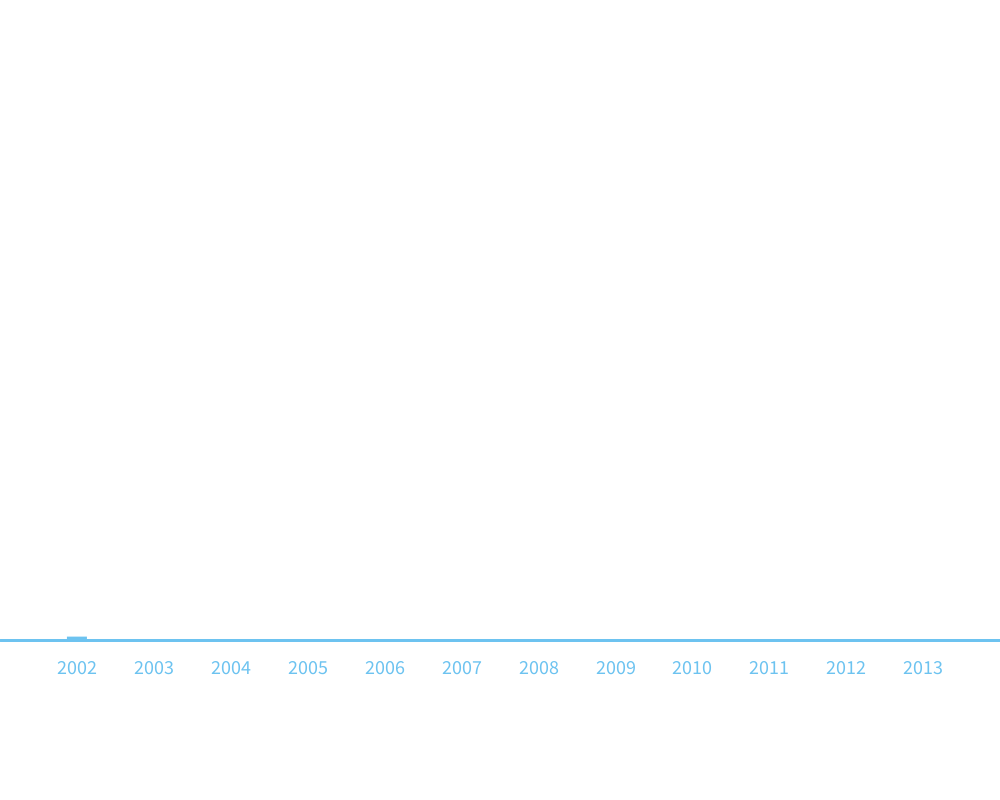
Frame 1 (no input)
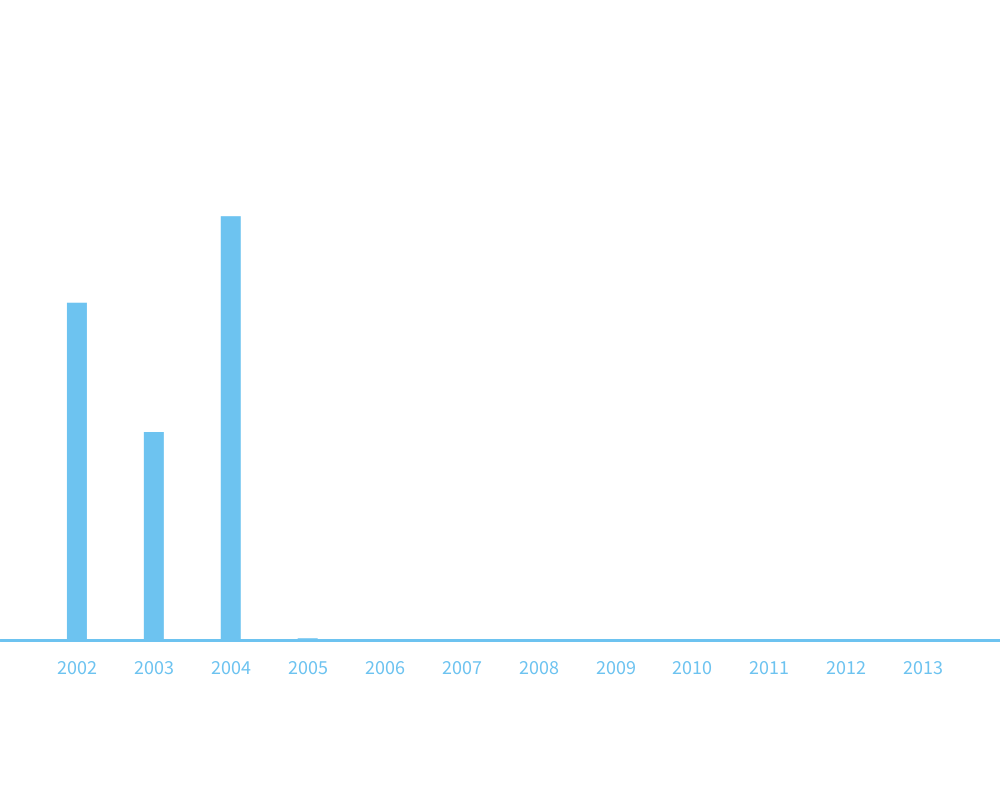
Frame 60 (the mouse pressed at the canvas centre just before this capture)
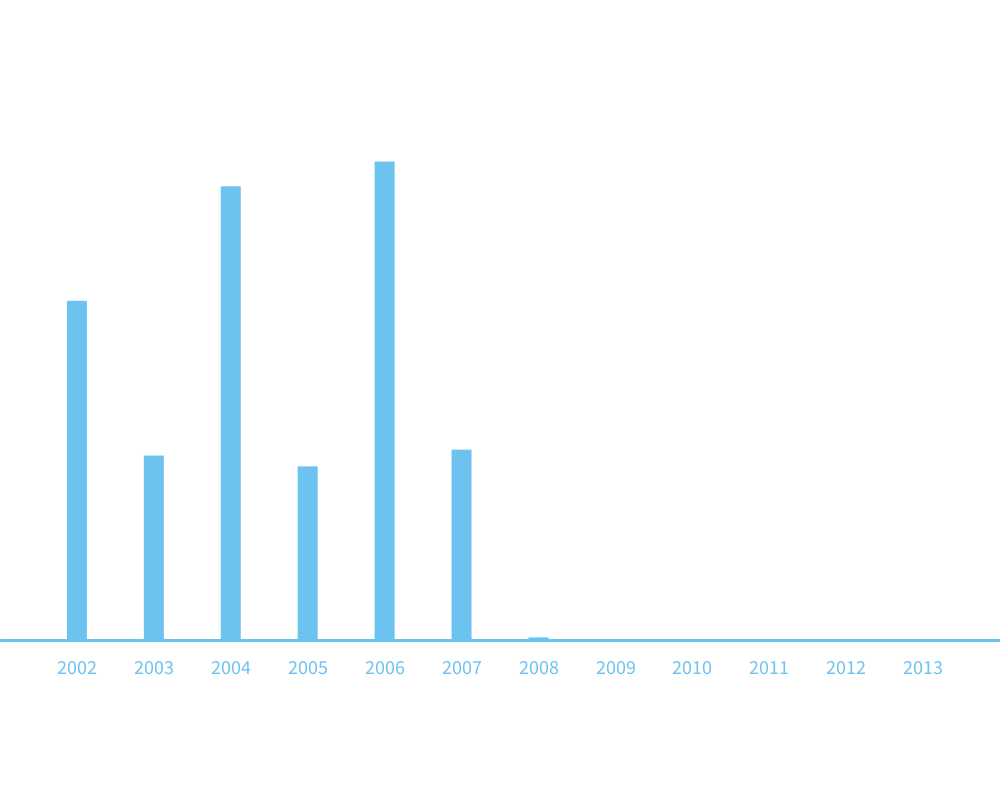
Frame 120 (the mouse held since frame 60 and released just before this capture)

The Processing sketch that drew these frames (run headless with seeded random() and noise(); from frame 60 on, the mouse is pressed at the canvas centre):

// Processing sketch: Bar_Graph
// ── Bar_Graph.pde
color clr=#6DC3F0;

Bar[]bs;


void setup() {
  size(1000, 800);

  bs=new Bar[12];
  float unit=width/float(bs.length+1);
  for (int i=0; i<bs.length; i++) {
    bs[i]=new Bar(unit*(i+1), height*0.8, random(height*0.1, height*0.6), nf(2002+i));
  }
}

void draw() {

  background(255);

  int index=frameCount/20;
  index=min(index, bs.length-1);
  bs[index].trigger();    //每个柱子依次动起来

  for (int i=0; i<bs.length; i++) {
    bs[i].update();
    bs[i].display();
  }

  stroke(clr);
  strokeWeight(3);
  line(0, height*0.8, width, height*0.8);
}



class Bar {

  float xpos;
  float ypos;
  float wd;
  float ht;
  float ht_target;
  float ht_spd;
  boolean moving=false;  //为true时才开始动，参考下面的 trigger 命令
  String name;

  Bar(float xx, float yy, float ht_t, String ss) {
    xpos=xx;
    ypos=yy;
    wd=20;
    ht=0;
    ht_target=ht_t;
    ht_spd=0;

    name=ss;
  }

  void trigger() {
    moving=true;
  }

  void update() {
    if (moving) {
      float acc=(ht_target-ht)*0.01;
      ht_spd+=acc;
      ht+=ht_spd;
      ht_spd*=0.9;
    }
  }

  void display() {
    noStroke();
    fill(clr);
    rect(xpos-wd/2, ypos-ht, wd, ht);

    fill(clr);
    textSize(wd);
    textAlign(CENTER, TOP);
    text(name, xpos, ypos+wd);
  }
}
